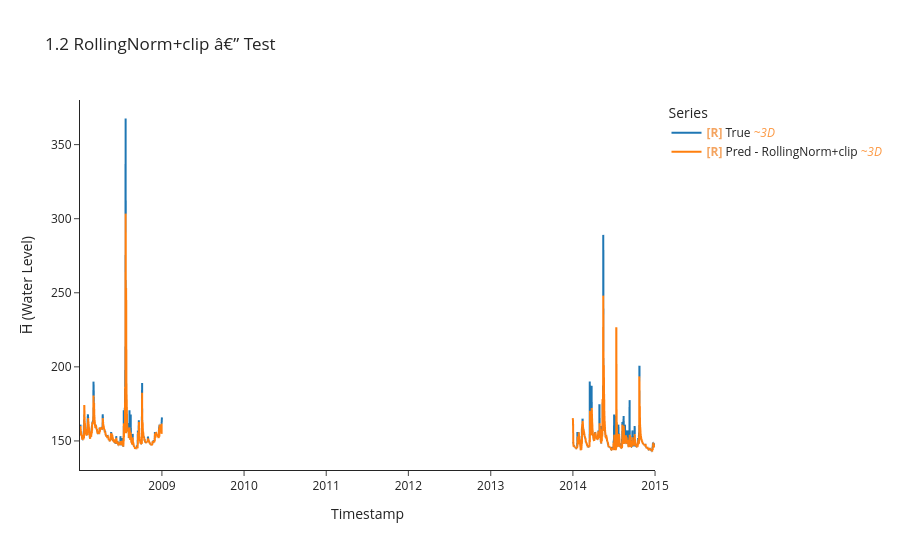

This figure's notebook cell:
### Code cell
y_te_roll, y_pe_roll, idx_te_roll = uf.model_evaluate_with_norm(
    model_roll, crit_roll, test_ds_roll, test_df.index, LOOKBACK, HORIZON, BATCH_SIZE
)

uf.calculate_metrics_and_plot(
    {"RollingNorm+clip": (y_te_roll, y_pe_roll, idx_te_roll)},
    plot_title="1.2 RollingNorm+clip â€” Test",
    export_metrics=True, export_html=True,
    export_file_name="results/testing/online/p1_rolling_clip",
)
uf.export_results_to_csv(
    {"RollingNorm_clip": (y_te_roll, y_pe_roll, idx_te_roll)},
    "results/testing/predictions_vs_true/online"
)

### Figure 1 — Plotly figure (JSON) as saved in the notebook; plotly's stock layout.template omitted (floating-point values rounded to 4 significant figures; data arrays with more than 128 entries replaced by an {"elided": "..."} marker saying what was removed)
{"data": [{"hovertemplate": "Legend=True<br>Timestamp=%{x}<br>H̅ (Water Level)=%{y}<extra></extra>", "legendgroup": "True", "line": {"color": "#1f77b4", "dash": "solid", "width": 2}, "marker": {"symbol": "circle"}, "mode": "lines", "name": "<b style=\"color:sandybrown\">[R]</b> True <i style=\"color:#fc9944\">~3D</i>", "showlegend": true, "type": "scattergl", "uid": "7678f2b3-904f-4473-a48d-af8562156732", "x": {"elided": "1001 str values"}, "xaxis": "x", "y": {"elided": "1001 float values"}, "yaxis": "y"}, {"hovertemplate": "Legend=Pred - RollingNorm+clip<br>Timestamp=%{x}<br>H̅ (Water Level)=%{y}<extra></extra>", "legendgroup": "Pred - RollingNorm+clip", "line": {"color": "#ff7f0e", "dash": "solid", "width": 2}, "marker": {"symbol": "circle"}, "mode": "lines", "name": "<b style=\"color:sandybrown\">[R]</b> Pred - RollingNorm+clip <i style=\"color:#fc9944\">~3D</i>", "showlegend": true, "type": "scattergl", "uid": "eb14d916-a19a-4b99-a454-9fc973481dee", "x": {"elided": "1001 str values"}, "xaxis": "x", "y": {"elided": "1001 float values"}, "yaxis": "y"}], "layout": {"height": 550, "legend": {"title": {"text": "Series"}, "tracegroupgap": 0}, "title": {"text": "1.2 RollingNorm+clip â€” Test"}, "xaxis": {"anchor": "y", "domain": [0, 1], "title": {"text": "Timestamp"}}, "yaxis": {"anchor": "x", "domain": [0, 1], "title": {"text": "H̅ (Water Level)"}}}}
